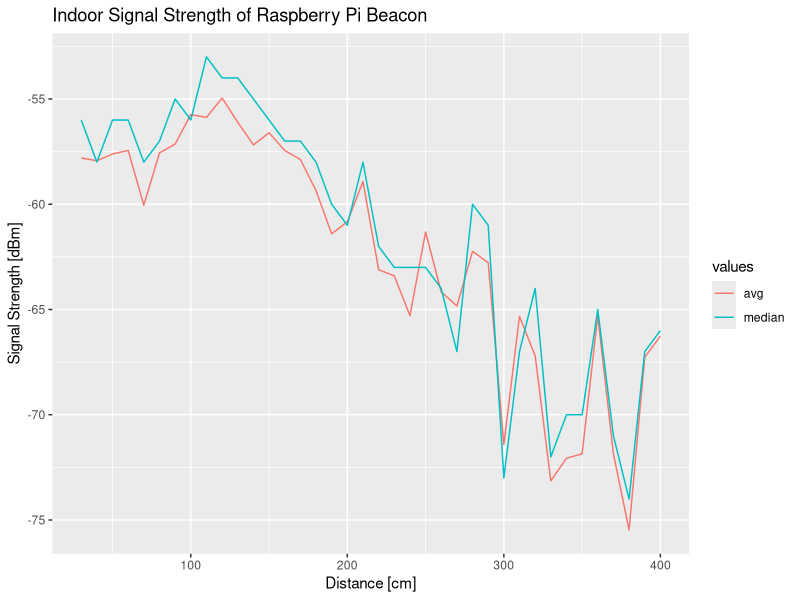

Write R code to recreate this figure.
library(ggplot2)

#avgData <- c(-60, -61, -67, -73, -66, -65, -63, -59, -61)
#minData <- c(-63, -70, -83, -96, -75, -69, -69, -65, -67)
#maxData <- c(-57, -56, -58, -60, -59, -60, -58, -55, -55)

data <- read.csv(file='signal_Strength_raspberry_avg_median.csv', head=TRUE, sep=';')


pdf(file="avgmedianiphone5_raspberry.pdf", onefile=TRUE, pagecentre=TRUE, width=12, height=6)
print(
	ggplot(data = data, aes(x=distance, y=value)) + geom_line(aes(y=avg, col = 'avg')) + geom_line(aes(y=median, col = 'median')) + ylab("Signal Strength [dBm]") + xlab("Distance [cm]") + ggtitle("Indoor Signal Strength of Raspberry Pi Beacon") + labs(colour = "values")
)
